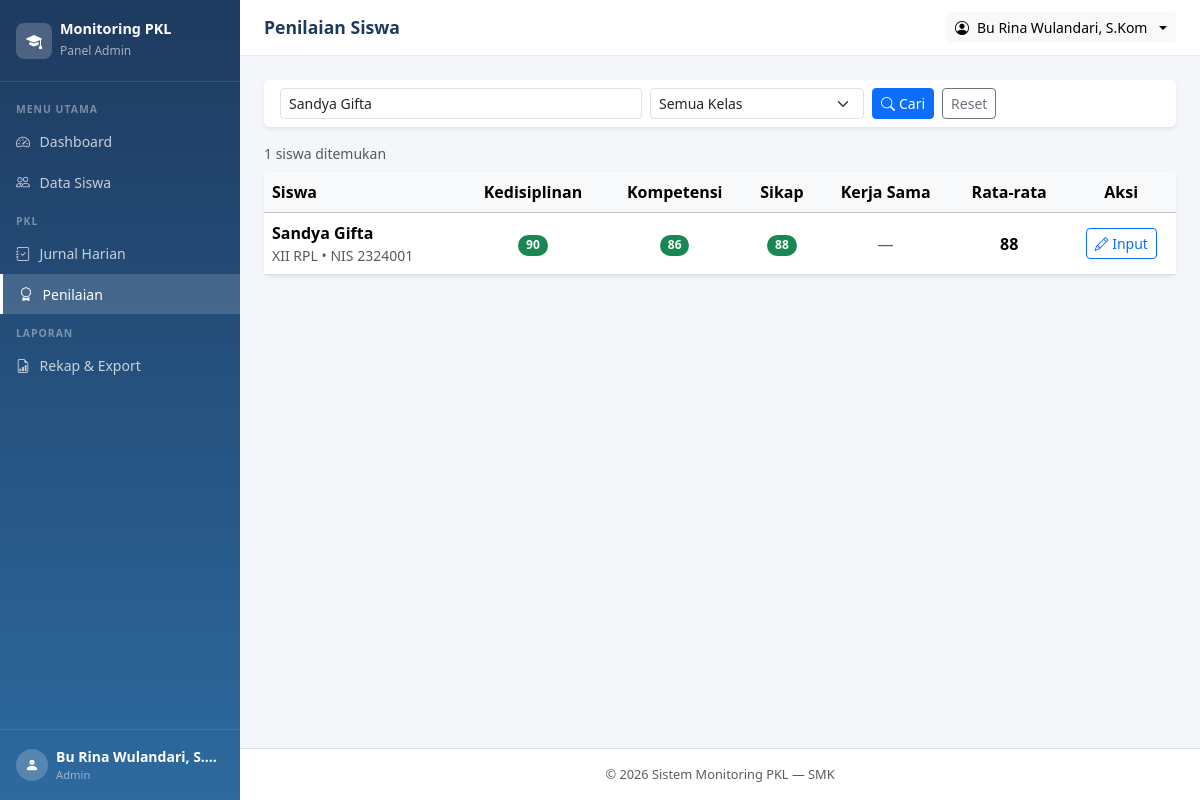
/admin/nilai/index.php?cari=Sandya Gifta (signed in), run on the app's committed database.
### tables this page shows
CREATE TABLE IF NOT EXISTS `siswa` (
  `id`                        INT UNSIGNED  NOT NULL AUTO_INCREMENT,
  `user_id`                   INT UNSIGNED  NOT NULL COMMENT 'Relasi ke users.id (akun siswa)',
  `nis`                       VARCHAR(20)   NOT NULL COMMENT 'Nomor Induk Siswa',
  `kelas`                     VARCHAR(20)   NOT NULL COMMENT 'Contoh: XII RPL 1',
  `tempat_pkl`                VARCHAR(150)  NOT NULL COMMENT 'Nama perusahaan/instansi',
  `alamat_pkl`                VARCHAR(255)  DEFAULT NULL COMMENT 'Alamat tempat PKL, boleh kosong',
  `nama_pembimbing_industri`  VARCHAR(100)  NOT NULL COMMENT 'Mentor di tempat PKL, hanya data',
  `no_hp_pembimbing_industri` VARCHAR(20)   DEFAULT NULL COMMENT 'Boleh kosong',
  `guru_pembimbing_id`        INT UNSIGNED  NOT NULL COMMENT 'Relasi ke users.id (guru/admin)',
  `tgl_mulai`                 DATE          NOT NULL,
  `tgl_selesai`               DATE          NOT NULL COMMENT 'Tidak boleh sebelum tgl_mulai',
  PRIMARY KEY (`id`),
  UNIQUE KEY `uq_nis`     (`nis`),
  UNIQUE KEY `uq_user_id` (`user_id`),
  KEY `idx_guru_pembimbing` (`guru_pembimbing_id`),
  KEY `idx_kelas`           (`kelas`),
  CONSTRAINT `fk_siswa_user`
    FOREIGN KEY (`user_id`)
    REFERENCES `users`(`id`)
    ON DELETE CASCADE,
  CONSTRAINT `fk_siswa_guru`
    FOREIGN KEY (`guru_pembimbing_id`)
    REFERENCES `users`(`id`)
    ON DELETE RESTRICT    
);

CREATE TABLE IF NOT EXISTS `users` (
  `id`         INT UNSIGNED  NOT NULL AUTO_INCREMENT,
  `nama`       VARCHAR(100)  NOT NULL,
  `username`   VARCHAR(50)   NOT NULL,
  `password`   VARCHAR(255)  NOT NULL COMMENT 'Hasil password_hash(), bukan teks asli',
  `role`       ENUM('admin','siswa') NOT NULL DEFAULT 'siswa',
  `created_at` TIMESTAMP     NOT NULL DEFAULT CURRENT_TIMESTAMP,
  PRIMARY KEY (`id`),
  UNIQUE KEY `uq_username` (`username`)
);

### includes/functions.php (called while the page is built, shortened)
<?php
function e(string $string): string
{
    return htmlspecialchars($string, ENT_QUOTES, 'UTF-8');
}

### admin/nilai/index.php (the view, shortened to what this page needs)
<?php
require_once __DIR__ . '/../../includes/functions.php';
$db = get_db();
$aspek_list = ['Kedisiplinan', 'Kompetensi', 'Sikap', 'Kerja Sama'];
$cari  = trim($_GET['cari'] ?? '');
$page  = max(1, (int)($_GET['page'] ?? 1));
$per_page = 10;
$offset   = ($page - 1) * $per_page;
$where  = 'WHERE 1=1';
$params = [];
if ($cari !== '') {
    $where   .= ' AND (u.nama LIKE ? OR s.nis LIKE ?)';
    $params[] = "%$cari%";
    $params[] = "%$cari%";
}
$cnt_stmt = $db->prepare("SELECT COUNT(*) FROM siswa s JOIN users u ON s.user_id=u.id $where");
$cnt_stmt->execute($params);
$total = (int)$cnt_stmt->fetchColumn();
$stmt = $db->prepare("
    SELECT s.id, s.nis, s.kelas, s.tempat_pkl, u.nama AS nama_siswa
    FROM siswa s
    JOIN users u ON s.user_id = u.id
    $where
    ORDER BY s.kelas, u.nama
    LIMIT $per_page OFFSET $offset
");
$stmt->execute($params);
$siswa_list = $stmt->fetchAll();
$siswa_ids = array_column($siswa_list, 'id');
$nilai_map = [];
if (!empty($siswa_ids)) {
    $in = implode(',', array_fill(0, count($siswa_ids), '?'));
    $n_stmt = $db->prepare("SELECT siswa_id, aspek_penilaian, nilai FROM nilai WHERE siswa_id IN ($in)");
    $n_stmt->execute($siswa_ids);
    foreach ($n_stmt->fetchAll() as $n) {
        $nilai_map[$n['siswa_id']][$n['aspek_penilaian']] = $n['nilai'];
    }
}
require_once __DIR__ . '/../../includes/header.php';
?>
<div class="card border-0 shadow-sm mb-3">
  <div class="card-body py-2">
    <form method="GET" class="row g-2 align-items-end">
      <div class="col-12 col-md-5">
        <input type="text" name="cari" class="form-control form-control-sm"
               placeholder="Cari nama atau NIS..."
               value="<?= e($cari) ?>">
      </div>
      <div class="col-6 col-md-3">
        <select name="kelas" class="form-select form-select-sm">
          <option value="">Semua Kelas</option>
        </select>
      </div>
      <div class="col-6 col-md-4 d-flex gap-2">
        <button type="submit" class="btn btn-primary btn-sm"><i class="bi bi-search me-1"></i>Cari</button>
        <a href="<?= APP_URL ?>/admin/nilai/index.php" class="btn btn-outline-secondary btn-sm">Reset</a>
      </div>
    </form>
  </div>
</div>
<p class="text-muted small mb-2"><?= $total ?> siswa ditemukan</p>
<div class="card border-0 shadow-sm">
  <div class="card-body p-0">
    <?php if (empty($siswa_list)): ?>
      <div class="text-center py-5 text-muted">
        <i class="bi bi-search fs-3 d-block mb-2"></i>Tidak ada siswa ditemukan.
      </div>
    <?php else: ?>
      <div class="table-responsive">
        <table class="table table-hover align-middle mb-0">
          <thead class="table-light">
            <tr>
              <th>Siswa</th>
              <?php foreach ($aspek_list as $a): ?>
                <th class="text-center"><?= e($a) ?></th>
              <?php endforeach; ?>
              <th class="text-center">Rata-rata</th>
              <th class="text-center">Aksi</th>
            </tr>
          </thead>
          <tbody>
            <?php foreach ($siswa_list as $s): ?>
            <?php
              $nilai_siswa = $nilai_map[$s['id']] ?? [];
              $semua = array_values($nilai_siswa);
              $rata  = empty($semua) ? null : round(array_sum($semua)/count($semua), 1);
            ?>
            <tr>
              <td>
                <div class="fw-semibold"><?= e($s['nama_siswa']) ?></div>
                <div class="text-muted small"><?= e($s['kelas']) ?> &bull; NIS <?= e($s['nis']) ?></div>
              </td>
              <?php foreach ($aspek_list as $a): ?>
                <td class="text-center">
                  <?php if (isset($nilai_siswa[$a])): ?>
                    <span class="badge <?= $nilai_siswa[$a] >= 75 ? 'bg-success' : 'bg-danger' ?> rounded-pill">
                      <?= $nilai_siswa[$a] ?>
                    </span>
                  <?php else: ?>
                    <span class="text-muted">—</span>
                  <?php endif; ?>
                </td>
              <?php endforeach; ?>
              <td class="text-center fw-bold">
                <?= $rata !== null ? $rata : '<span class="text-muted">—</span>' ?>
              </td>
              <td class="text-center">
                <a href="<?= APP_URL ?>/admin/nilai/form.php?siswa_id=<?= $s['id'] ?>"
                   class="btn btn-sm btn-outline-primary">
                  <i class="bi bi-pencil"></i> Input
                </a>
              </td>
            </tr>
            <?php endforeach; ?>
          </tbody>
        </table>
      </div>
    <?php endif; ?>
  </div>
</div>
<?php require_once __DIR__ . '/../../includes/footer.php'; ?>

### includes/header.php (style rules this page uses)
:root { --sidebar-width: 240px; --primary: #1e3a5f; --primary-light: #2d6a9f; }
body { background: #f4f6f9; font-family: 'Segoe UI', sans-serif; }

### data on the page
siswa: user.nama "Sandya Gifta", kelas "XII RPL", nis "2324001", id "90", id "86", id "88"

### other printed values
$user['nama'] "Bu Rina Wulandari, S.…"
$page_title "Penilaian Siswa"
$user['nama'] "Bu Rina Wulandari, S.Kom"
$total "1"
$a "Kedisiplinan"
$a "Kompetensi"
$a "Sikap"
$a "Kerja Sama"
